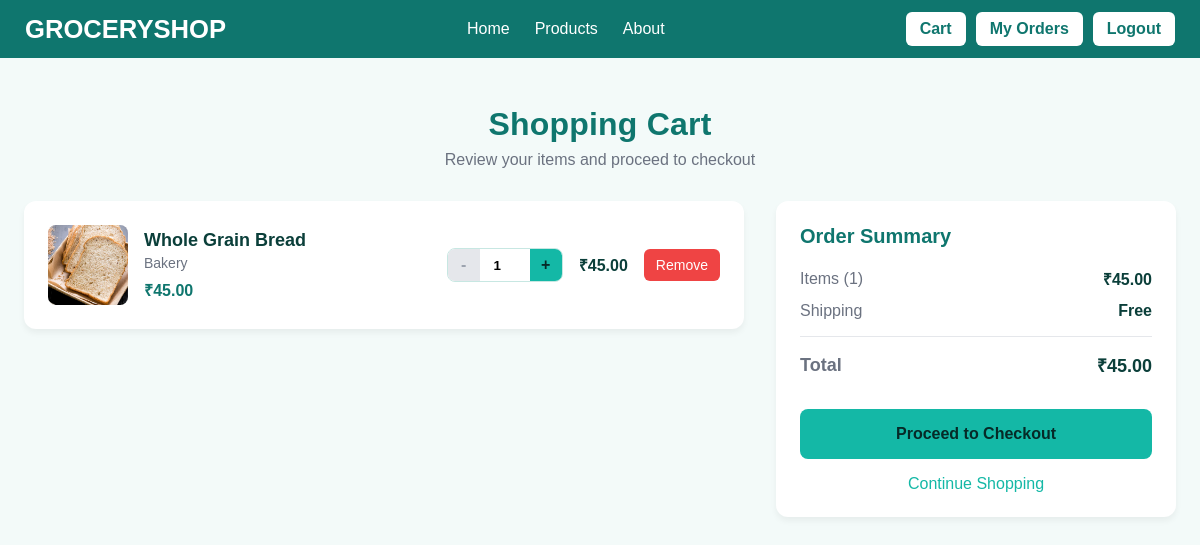
The app's page /cart/ (signed in), older data.
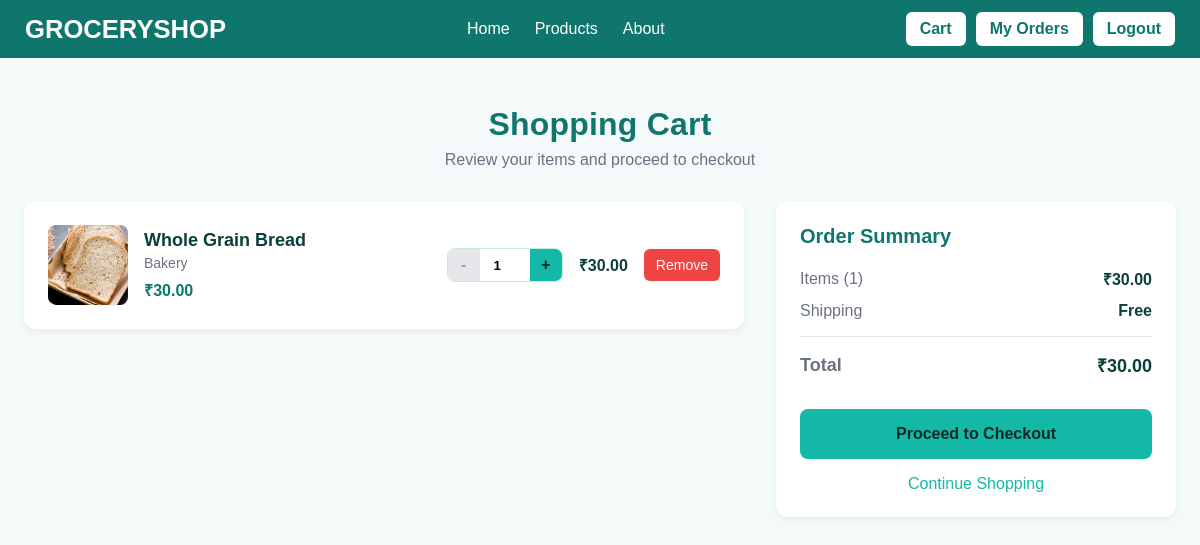
The same page, newer data.
### GroceryShopApp/models.py (models this page shows, shortened)
class CartItem(models.Model):
    cart = models.ForeignKey(Cart, on_delete=models.CASCADE)
    product = models.ForeignKey(Product, on_delete=models.CASCADE)
    quantity = models.PositiveIntegerField(default=1)
    added_at = models.DateTimeField(auto_now_add=True)
    @property
    def total_price(self):
        return self.product.price * self.quantity

class Product(models.Model):
    name = models.CharField(max_length=200)
    description = models.TextField(blank=True)
    price = models.DecimalField(max_digits=10, decimal_places=2)
    image = models.ImageField(upload_to='products/', blank=True, null=True)
    stock_quantity = models.PositiveIntegerField(default=0)
    category = models.CharField(max_length=100, blank=True)
    created_at = models.DateTimeField(auto_now_add=True)
    updated_at = models.DateTimeField(auto_now=True)

### GroceryShopApp/views.py (the view)
# urls.py: path("cart/", views.cart, name="cart"),
@login_required
def cart(request):
    cart, _ = Cart.objects.get_or_create(user=request.user)
    cart_items = CartItem.objects.filter(cart=cart)
    total_items = sum(item.quantity for item in cart_items)
    total_price = sum(item.total_price for item in cart_items)
    return render(request, "Cart.html", {"cart_items": cart_items, "total_items": total_items, "total_price": total_price})

### templates/Cart.html (shortened to what this page needs)
<!DOCTYPE html>
<html lang="en">
<head>
</head>
<body>
    {% include 'Navbar.html' %}
    {% load static %}
    <div class="container">
        <div class="cart-header">
            <h1>Shopping Cart</h1>
            <p>Review your items and proceed to checkout</p>
        </div>
        {% if cart_items %}
        <div class="cart-content">
            <div class="cart-items">
                {% for item in cart_items %}
                <div class="cart-item" data-item-id="{{ item.id }}">
                    <div class="item-image">
                        {% if item.product.image %}
                            <img src="{{ item.product.image.url }}" alt="{{ item.product.name }}">
                        {% else %}
                            <div class="placeholder">📦</div>
                        {% endif %}
                    </div>
                    <div class="item-details">
                        <h3 class="item-name">{{ item.product.name }}</h3>
                        {% if item.product.category %}
                            <p class="item-category">{{ item.product.category }}</p>
                        {% endif %}
                        <p class="item-price">₹{{ item.product.price|floatformat:2 }}</p>
                    </div>
                    <div class="item-controls">
                        <div class="quantity-controls">
                            <button class="quantity-btn" onclick="updateQuantity({{ item.id }}, {{ item.quantity|add:'-1' }})" {% if item.quantity <= 1 %}disabled{% endif %}>-</button>
                            <input type="number" class="quantity-input" value="{{ item.quantity }}" min="1" onchange="updateQuantity({{ item.id }}, this.value)">
                            <button class="quantity-btn" onclick="updateQuantity({{ item.id }}, {{ item.quantity|add:'1' }})">+</button>
                        </div>
                        <div class="item-total">
                            <strong>₹{{ item.total_price|floatformat:2 }}</strong>
                        </div>
                        <button class="remove-btn" onclick="removeItem({{ item.id }})">Remove</button>
                    </div>
                </div>
                {% endfor %}
            </div>
            <div class="cart-summary">
                <h3 class="summary-header">Order Summary</h3>
                <div class="summary-row">
                    <span class="summary-label">Items ({{ total_items }})</span>
                    <span class="summary-value">₹{{ total_price|floatformat:2 }}</span>
                </div>
                <div class="summary-row">
                    <span class="summary-label">Shipping</span>
                    <span class="summary-value">Free</span>
                </div>
                <div class="summary-row total">
                    <span class="summary-label">Total</span>
                    <span class="summary-value">₹{{ total_price|floatformat:2 }}</span>
            </div>
                <button class="checkout-btn" onclick="proceedToCheckout()">
                    Proceed to Checkout
                </button>
                <a href="{% url 'home' %}" class="continue-shopping">
                    Continue Shopping
                </a>
            </div>
        </div>
        {% endif %}
    </div>
</body>
</html>

Row changes from the older to the newer data that the page shows:
changed through a linked row, CartItem "Whole Grain Bread": product.price "45.00" → "30.00"; total_price "45.00" → "30.00"
Text that changed along with them:
{{ total_price|floatformat:2 }}: "45.00" → "30.00"
